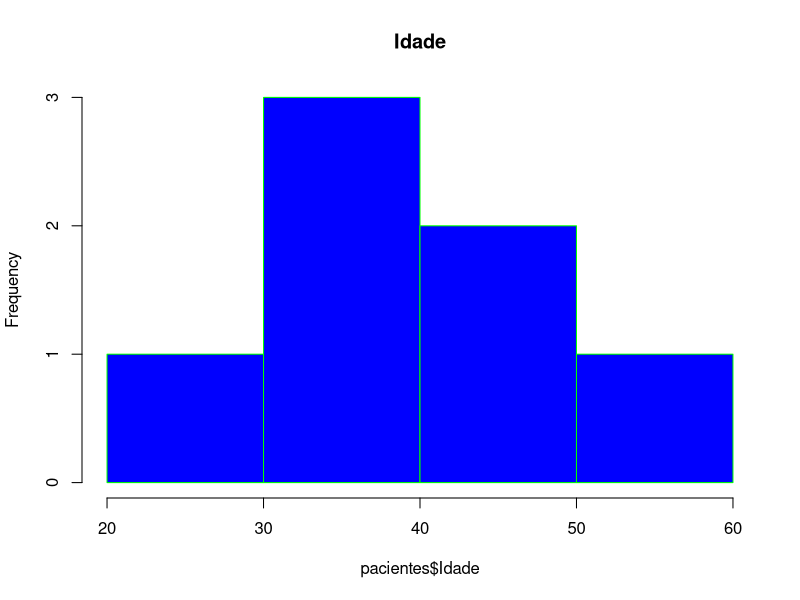

Generate this figure with R:
# Operacoes com Strings

# Obs: caso tenha problemas com a acentuacao, consulte este link:
# http://support.rstudio.com/hc/en-us/articles/200532197-Character-Encoding

# Configurando o diretoria de trabalho
# Coloque entre aspas o diretorio de trabalho que voce esta usando no seu computador
# Nao use diretorios com espaco no nome

setwd("C:/Raniere/DSA/FCD/BigDataRAzure/Cap02")
getwd()


# Criando um dataframe vazio
df <- data.frame()
class(df)
df

# Criando vetores vazios
nomes <- character()
idades <- numeric()
itens <- numeric()
codigos <- integer()

df <- data.frame(c(nomes, idades, itens, codigos))
df

# Criando vetores
pais = c("Portugal", "Inglaterra", "Irlanda", "Egito", "Brasil")
nome = c("Bruno", "Thiago", "Amanda", "Bianca", "Marta")
altura = c(1.88, 1.76, 1.53, 1.69, 1.68)
codigo = c(5001, 2183, 4702, 7965, 8890)

# Criando um dataframe de diversos vetores
pesquisa = data.frame(pais, nome, altura, codigo)
pesquisa

# Adicionando um novo vetor a um dataframe existente
olhos = c("verde", "azul", "azul", "castanho", "castanho")
pesq = cbind(pesquisa, olhos)
pesq

# Informacoes sobre o dataframe
str(pesq)
dim(pesq)
length(pesq)

# Obtendo um vetor de um dataframe
pesq$pais
pesq$nome

# Extraindo um unico valor
pesq[1,1]
pesq[3,2]

# Numero de linhas e colunas
nrow(pesq)
ncol(pesq)

# Primeiros elementos do dataframe
head(pesq)
head(mtcars,10)

# Ultimos elementos do dataframe
tail(pesq)
tail(mtcars)

# Data frames built-in do R
?mtcars
mtcars
View(mtcars)

# Filtro para um subset de dados que atendam a um criterio
pesq[altura < 1.60, ]
pesq[altura < 1.60, c('codigo', 'olhos')]
pesq

colnames(pesq) <- c("Var 1", "Var 2", "Var 3", "Var 4", "Var 5")
rownames(pesq) <- c("Obs 1", "Obs 2", "Obs 3", "Obs 4", "Obs 5")
pesq

# Carregando um arquivo csv
?read.csv
pacientes <- data.frame(read.csv(file = 'pacientes.csv', header = TRUE, sep = ","))

# Visualizando o dataset
View(pacientes)
head(pacientes)
summary(pacientes)

# Visualizando as variaveis
pacientes$Diabete
pacientes$Status

# Histograma
hist(pacientes$Idade, col = "blue", border = 'green', main = "Idade")

# Combinando dataframes
dataset_final <- merge(pesq, pacientes)
dataset_final























































